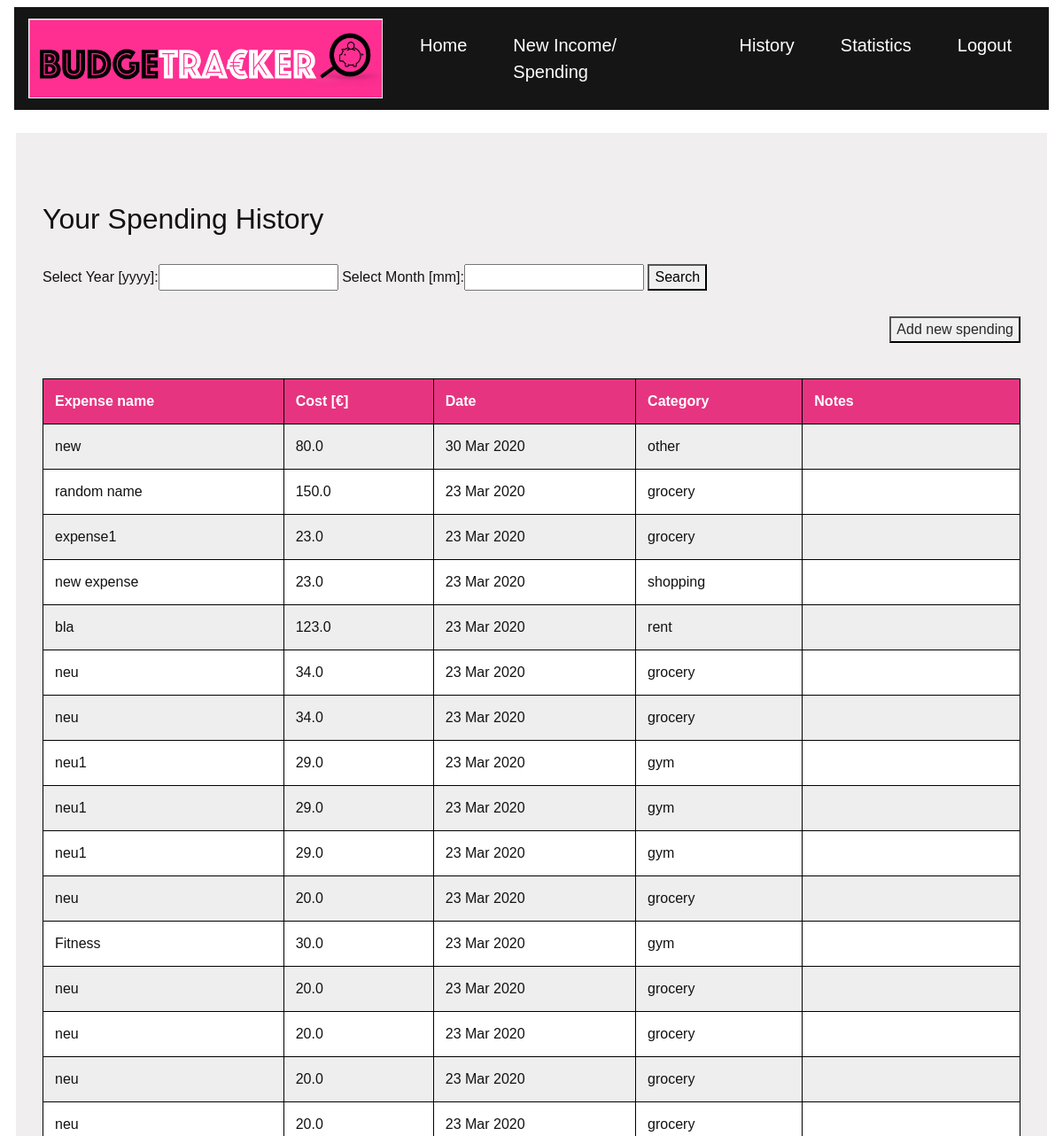
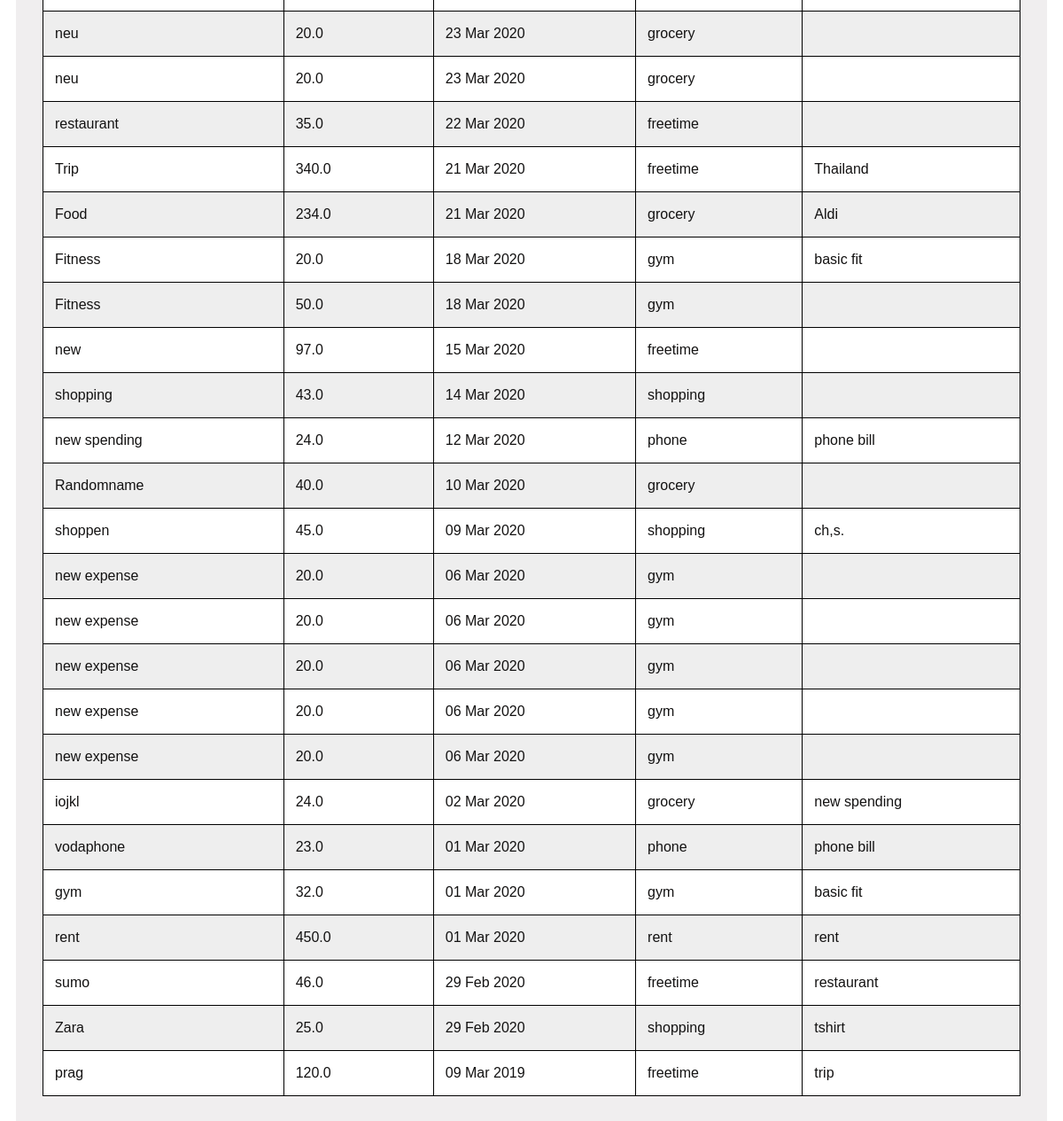
Page /budget_app/history/ (signed in) on the committed database (2 pictures, top to bottom).
### budget_app/models.py (models this page shows, shortened)
class UserDetails(models.Model):
    user = models.ForeignKey(User, on_delete=models.CASCADE, related_name="new_spending", null=True)
    expense_name = models.CharField(max_length=255)
    cost = models.FloatField()
    date_added = models.DateTimeField()
    category = models.CharField(max_length=25, choices=CHOICES)
    notes = models.CharField(max_length=255, blank=True, null=True)

### budget_app/views.py (the view)
# urls.py: path('history/', views.UserDetailsFilterView.as_view(), name='history'),
class UserDetailsFilterView(FilterView):
    filterset_class=BudgetFilter
    template_name='budget_app/history.html'
    def get_queryset(self):
        return UserDetails.objects.filter(user=self.request.user).order_by('-date_added')

### budget_app/templates/budget_app/history.html (shortened to what this page needs)
{% extends 'budget_app/budget_base.html' %}
{% block content %}
<body>
  <h2>Your Spending History</h2>
  <form method="get">
    {{ filter.form.as_table }}
    <button type="submit">Search</button>
  </form>
  <p style="text-align: right;">
    <button>
      <a style="color: rgb(41, 39, 39);" href="/budget_app/userdetails/">
        Add new spending
      </a>
    </button>
  </p>
  <table id="t01">
    <tr>
        <th>Expense name</th>
        <th>Cost [€]</th>
        <th>Date</th>
        <th>Category</th>
        <th>Notes</th>
    </tr>
    {% for item in filter.qs %}
    <tr>
      <td>{{ item.expense_name }}</td>
      <td>{{ item.cost }}</td>
      <td>{{ item.date_added|date:"d M Y"}}</td>
      <td>{{ item.category }}</td>
      {% if item.notes != None %}
        <td>{{ item.notes }}</td>
      {% else %}
        <td> </td>
      {% endif %}
    </tr>
    {% endfor %}
  </table>
</body>
{% endblock %}

### budget_app/templates/budget_app/budget_base.html (shortened to what this page needs)
<!DOCTYPE html>
<html lang="en">
<head>
    <link rel="stylesheet" href="/static/styles.css">
    <link rel="stylesheet" href="https://maxcdn.bootstrapcdn.com/bootstrap/4.0.0/css/bootstrap.min.css"
>
</head>
<body >
    <div class="navbar">
        {% include 'budget_app/navbar.html' %}
    </div>
    <div class="block_content">
        {% block content %}
        {% endblock %}
    </div>
</body>
</html>

### budget_app/templates/budget_app/navbar.html (shortened to what this page needs)
{% load staticfiles %}
<nav class="navbar navbar-expand-lg navbar-light bg-light">
    <a class="navbar-brand" href="{% url 'index' %}"><img src="{% static 'logo3.png' %}" height="90" width="400" alt="BUDGETracker"></a>
    <div id="navbarNav">
      <ul class="navbar-nav">
        <li class="nav-item">
          <a class="nav-link"  href="{% url 'index' %}">  Home  </a>
        </li>
        <li class="nav-item">
          <a class="nav-link" href="/budget_app/userdetails/">  New Income/ Spending  </a>
        </li>
        <li class="nav-item">
          <a class="nav-link" href="/budget_app/history/"> History</a>
        </li>
        <li class="nav-item">
            <a class="nav-link" href="/budget_app/statistics"> Statistics </a>
        </li>
        <li class="nav-item">
        <a class="nav-link" href="/PFM_CICE/login"> Logout </a>
        </li>
      </ul>
    </div>
  </nav>

### static/styles.css (style rules this page uses)
.block_content { background-color: rgb(240, 238, 239); padding: 30px; margin: 18px; color: rgb(19, 18, 18); text-align: left; font-family: Helvetica, Verdana, sans-serif; }
input[type=text], input[type=number] { min-width: 203px; }
#t01 { width:100%; }
#t01, #t01 th, #t01 td { border: 1px solid black; border-collapse: collapse; }
#t01 th, #t01 td { padding: 13px; text-align: left; }
#t01 tr:nth-child(even) { background-color: #eee; }
#t01 tr:nth-child(odd) { background-color: #fff; }
#t01 th { background-color: rgb(230, 52, 129); color: white; }

### budget_app/templates/budget_app/navbar.html (style rules this page uses)
.bg-light { width: 100%; }
li.nav-item { padding-right: 18px; padding-left: 18px; }
.navbar-light .navbar-nav .nav-link { color: white; }
.nav-link { font-size: 20px; font-family: Helvetica, Verdana, sans-serif; }
.bg-light { background-color: rgb(21, 21, 21) !important; }

### budget_app/templates/budget_app/history.html (style rules this page uses)
td { padding: 10px; text-align: left; }

### rows in the picture
UserDetails: expense_name "new", cost "80.0", date_added "30 Mar 2020", category "other"
UserDetails: expense_name "random name", cost "150.0", date_added "23 Mar 2020", category "grocery"
UserDetails: expense_name "expense1", cost "23.0", date_added "23 Mar 2020", category "grocery"
UserDetails: expense_name "new expense", cost "23.0", date_added "23 Mar 2020", category "shopping"
UserDetails: expense_name "bla", cost "123.0", date_added "23 Mar 2020", category "rent"
UserDetails: expense_name "neu", cost "34.0", date_added "23 Mar 2020", category "grocery"
UserDetails: expense_name "neu", cost "34.0", date_added "23 Mar 2020", category "grocery"
UserDetails: expense_name "neu1", cost "29.0", date_added "23 Mar 2020", category "gym"
UserDetails: expense_name "neu1", cost "29.0", date_added "23 Mar 2020", category "gym"
UserDetails: expense_name "neu1", cost "29.0", date_added "23 Mar 2020", category "gym"
UserDetails: expense_name "neu", cost "20.0", date_added "23 Mar 2020", category "grocery"
UserDetails: expense_name "Fitness", cost "30.0", date_added "23 Mar 2020", category "gym"
UserDetails: expense_name "neu", cost "20.0", date_added "23 Mar 2020", category "grocery"
UserDetails: expense_name "neu", cost "20.0", date_added "23 Mar 2020", category "grocery"
UserDetails: expense_name "neu", cost "20.0", date_added "23 Mar 2020", category "grocery"
UserDetails: expense_name "neu", cost "20.0", date_added "23 Mar 2020", category "grocery"
UserDetails: expense_name "neu", cost "20.0", date_added "23 Mar 2020", category "grocery"
UserDetails: expense_name "neu", cost "20.0", date_added "23 Mar 2020", category "grocery"
UserDetails: expense_name "restaurant", cost "35.0", date_added "22 Mar 2020", category "freetime"
UserDetails: expense_name "Trip", cost "340.0", date_added "21 Mar 2020", category "freetime", notes "Thailand"
UserDetails: expense_name "Food", cost "234.0", date_added "21 Mar 2020", category "grocery", notes "Aldi"
UserDetails: expense_name "Fitness", cost "20.0", date_added "18 Mar 2020", category "gym", notes "basic fit"
UserDetails: expense_name "Fitness", cost "50.0", date_added "18 Mar 2020", category "gym"
UserDetails: expense_name "new", cost "97.0", date_added "15 Mar 2020", category "freetime"
UserDetails: expense_name "shopping", cost "43.0", date_added "14 Mar 2020", category "shopping"
UserDetails: expense_name "new spending", cost "24.0", date_added "12 Mar 2020", category "phone", notes "phone bill"
UserDetails: expense_name "Randomname", cost "40.0", date_added "10 Mar 2020", category "grocery"
UserDetails: expense_name "shoppen", cost "45.0", date_added "09 Mar 2020", category "shopping", notes "ch,s."
UserDetails: expense_name "new expense", cost "20.0", date_added "06 Mar 2020", category "gym"
UserDetails: expense_name "new expense", cost "20.0", date_added "06 Mar 2020", category "gym"
UserDetails: expense_name "new expense", cost "20.0", date_added "06 Mar 2020", category "gym"
UserDetails: expense_name "new expense", cost "20.0", date_added "06 Mar 2020", category "gym"
UserDetails: expense_name "new expense", cost "20.0", date_added "06 Mar 2020", category "gym"
UserDetails: expense_name "iojkl", cost "24.0", date_added "02 Mar 2020", category "grocery", notes "new spending"
UserDetails: expense_name "vodaphone", cost "23.0", date_added "01 Mar 2020", category "phone", notes "phone bill"
UserDetails: expense_name "gym", cost "32.0", date_added "01 Mar 2020", category "gym", notes "basic fit"
UserDetails: expense_name "rent", cost "450.0", date_added "01 Mar 2020", category "rent", notes "rent"
UserDetails: expense_name "sumo", cost "46.0", date_added "29 Feb 2020", category "freetime", notes "restaurant"
UserDetails: expense_name "Zara", cost "25.0", date_added "29 Feb 2020", category "shopping", notes "tshirt"
UserDetails: expense_name "prag", cost "120.0", date_added "09 Mar 2019", category "freetime", notes "trip"
